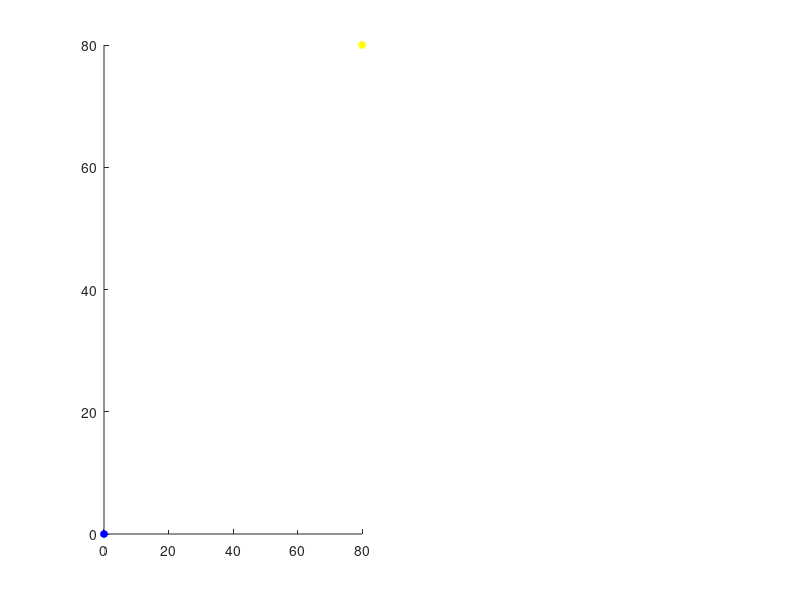

Reproduce this figure in MATLAB. (Note: this script raises an error after producing the figure.)
%Modello Camera adottato nel PAPER

clc;close all; clear
 

K=@(f,uc,vc)[f 0 uc
             0 f vc
             0 0  1];



Rc2w =@(tx) [cos(tx)  sin(tx)  0; 
            -sin(tx)  cos(tx)  0;
                0          0   1];
    
Rw2c=@(tx)inv(Rc2w(tx));

%World to Camera
C2W=@(tx,Zc,T) Rc2w(tx)*(Zc-T);

%Camera to World
W2C=@(tx,Zw,T) Rw2c(tx)*Zw+T;

ProJ=@(Zw,f,uc,vc,tx,T) K(f,uc,vc )*W2C(tx,Zw,T) ;
%Fisso i PARAMETRI INTRINSECI
fo=1;
Uo=10;
Vo=10;
w=20; ku=1;
h=20;  kv=1;
%PARAMETRI ESTRINSECI
tx=pi/4;
 
% Posizione del Centro Ottico C0
Xt=80;
Zt=80; %profondita
Ht=0;  %altezza della camera
T=[Xt Zt Ht].';
CO=T;
subplot(1,2,1); hold on
plot3(T(1),T(2),T(3),'oy','MarkerFaceColor','y','MarkerEdgeColor','y','MarkerSize',5);

%Assi Mondo
Aw=100*eye(3);
figure(1)
plot3(0,0,0,'or','MarkerFaceColor','b','MarkerEdgeColor','b','MarkerSize',5);
coloreM=[1 0 0];
colorX=[1 0 0];
colorY=[0 1 0];
colorZ=[0 0 1];
%Sistema di Riferimento Mondo centrato nell'origine
Vettore3D(Aw(1,1),Aw(2,1),Aw(3,1),colorX,1) %X in red
Vettore3D(Aw(1,2),Aw(2,2),Aw(3,2),colorY,1) %Z in green
Vettore3D(Aw(1,3),Aw(2,3),Aw(3,3),colorZ,1) %Y in blue
plot3(T(1),T(2),T(3),'oy','MarkerFaceColor','y','MarkerEdgeColor','y','MarkerSize',5);
xlabel('X')
ylabel('Y')
zlabel('Z') 
title('WORLD REFERENCE SYSTEM')

%Fissato un angolo di Rotazione vado a vedere la relazione che intercorre
%trai 2 sistemi di riferimento
%Verifico che RW2C e' una ROTAZIONE sull' asse Z
Ac=W2C(tx,Aw,repmat([0;0;0],1,3));
%Sistema di Riferimento Mondo centrato nell'origine
%Vettore3D(Ac(1,1),Ac(2,1),Ac(3,1),colorX,1) %X in red
%Vettore3D(Ac(1,2),Ac(2,2),Ac(3,2),colorY,1) %Y in green
%Vettore3D(Ac(1,3),Ac(2,3),Ac(3,3),colorZ,1) %Z in blue

%Disegno i Vettori applicati in T
Vettore3D_Applicato(T,Ac(1,1),Ac(2,1),Ac(3,1),colorX)
Vettore3D_Applicato(T,Ac(1,2),Ac(2,2),Ac(3,2),colorY)
Vettore3D_Applicato(T,Ac(1,3),Ac(2,3),Ac(3,3),colorZ)

%La camera e allineata al piano di terra e l'asse focale e l'asse Y
AsseU=w*Ac(:,1)./norm(Ac(:,1));
AsseV=h*Ac(:,3)./norm(Ac(:,3));
DisegnaPiano(AsseU,AsseV,T);

%Matrici di Rotazione tra Mondo e Camera e determinata dall' Orientazione
%della Camera.
%Considero un Punto Zm in Coordinate Mondo ed assumo che la camera sia
%puntata verso di Esso

%Disegno un punto in Coordinate Mondo
Zw=[60;230;30]
plot3(Zw(1),Zw(2),Zw(3),'or','MarkerFaceColor','b','MarkerEdgeColor','b','MarkerSize',5);
%Lina passante per il CO
Prj=[CO Zw];
line(Prj(1,:),Prj(2,:),Prj(3,:),'Color','r','LineStyle','-')
Prj=[[0;0;0] CO];
line(Prj(1,:),Prj(2,:),Prj(3,:),'Color','r','LineStyle','-')

%punto Zw sul piano di terra
Zwo=[Zw-[0;0;Zw(3)]];
plot3(Zwo(1),Zwo(2),Zwo(3),'og','MarkerFaceColor','g','MarkerEdgeColor','g','MarkerSize',4);
%Disegno le proiezioni sugli assi
Zx=[Zw(1); 0 ;0];
Zy=[0; Zw(2); 0];
Zz=[0 ;0; Zw(3)];
plot3(Zx(1),Zx(2),Zx(3),'og','MarkerFaceColor','g','MarkerEdgeColor','g','MarkerSize',4);
plot3(Zy(1),Zy(2),Zy(3),'og','MarkerFaceColor','g','MarkerEdgeColor','g','MarkerSize',4);
plot3(Zz(1),Zz(2),Zz(3),'og','MarkerFaceColor','g','MarkerEdgeColor','g','MarkerSize',4);

%Disegno le proiezioni sugli assi
Prj=[Zwo Zx];
line(Prj(1,:),Prj(2,:),Prj(3,:),'Color','g','LineStyle','-')
Prj=[Zwo Zy];
line(Prj(1,:),Prj(2,:),Prj(3,:),'Color','g','LineStyle','-')
Prj=[Zwo Zw]; 
line(Prj(1,:),Prj(2,:),Prj(3,:),'Color','g','LineStyle','-')

Pu=ProJ(Zw,fo,Uo,Vo,tx,T);
Pn=Pu./Pu(3);
subplot(1,2,2)
plot(Pn(1),Pn(2),'og','MarkerFaceColor','g','MarkerEdgeColor','g','MarkerSize',4); hold on

[x,y,z] = sphere(30);
[m,n]=size(x);
x=reshape(x,1,m*n);
y=reshape(y,1,m*n);
z=reshape(z,1,m*n)+10;
Zw=10*[x;y;z]+repmat(Zw,1,m*n);
 
x=reshape(Zw(1,:),m,n);
y=reshape(Zw(2,:),m,n);
z=reshape(Zw(3,:),m,n);
subplot(1,2,1)
surf(x,y,z)  % sphere centered at origin

subplot(1,2,2)
Pu=ProJ(Zw,fo,Uo,Vo,tx,repmat(T,1,m*n));
Pn=[Pu(1,:)./Pu(3,:);Pu(2,:)./Pu(3,:)]
plot(Pn(1,:),Pn(2,:),'ob','MarkerFaceColor','b','MarkerEdgeColor','b','MarkerSize',5)
axis([0 w*ku 0 h*kv])
axis ij
axis equal